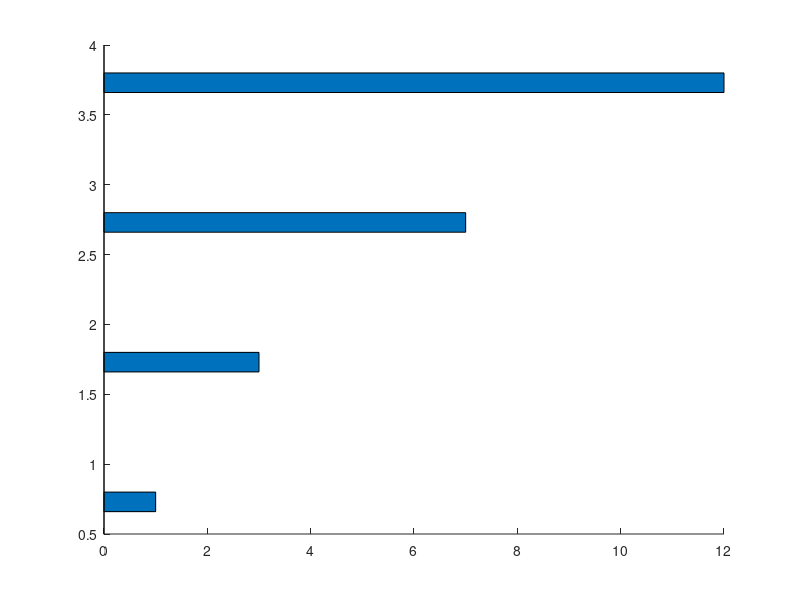

Reproduce this figure in MATLAB. (Note: this script raises an error after producing the figure.)
data_with_init_time = [ 
       1, 10, 5, 3 ;
       3, 10, 3, 9 ;
       7, 10, 4, 8 ;
       12,10, 2, 2 ];

h = barh(data_with_init_time, 'stack');
set(h(1), 'facecolor', 'none', 'EdgeColor', 'none'); % disable the color of the first column (init time)
set(gca, 'YTickLabel', {'proc 1', 'proc 2', 'proc 3', 'proc 4'} ); % change the y axis tick to your name of the process
axis ij; % Put the first row at topeLine(a,b);